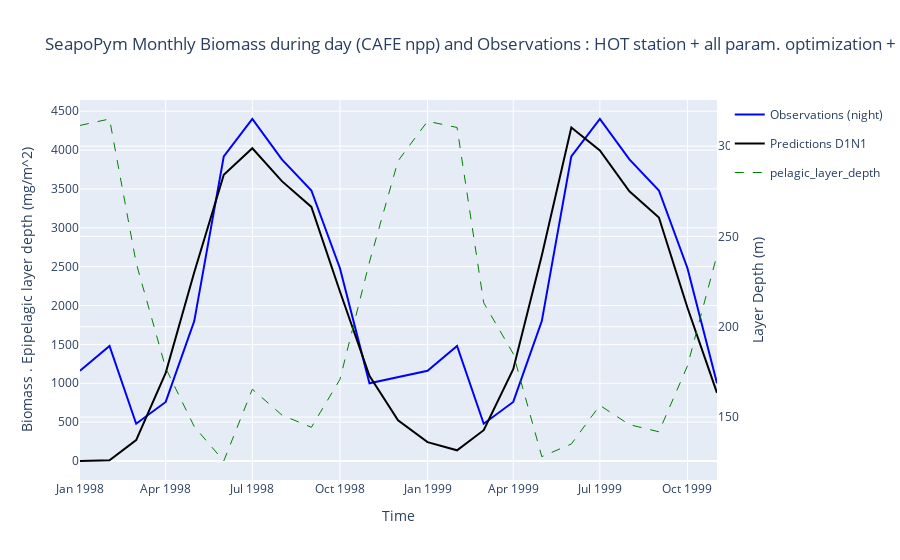

The notebook cell this image was saved under:
### Code cell
fig = go.Figure(
    layout={
        "title": "SeapoPym Monthly Biomass during day (CAFE npp) and Observations : HOT station + all param. optimization + 2 groups",
        "xaxis": {"title": "Time"},
        "yaxis": {"title": "Biomass . Epipelagic layer depth (mg/m^2)"},
    }
)


# fig.add_trace(
#     go.Scatter(
#         x=monthly_obs_day.index,
#         y=monthly_obs_day,
#         fill=None,
#         mode="lines",
#         line={"color": "red", "width": 1},
#         name="Observations (day)",
#     )
# )

fig.add_trace(
    go.Scatter(
        x=monthly_obs_night.index,
        y=monthly_obs_night,
        # fill="tonexty",
        mode="lines",
        line={"color": "blue", "width": 2},
        name="Observations (night)",
    )
)
fig.add_trace(
    go.Scatter(
        x=monthly_pred_d1n1.index,
        y=monthly_pred_d1n1,
        fill=None,
        mode="lines",
        line={"color": "black"},
        name="Predictions D1N1",
    )
)
# fig.add_trace(
#     go.Scatter(
#         x=(monthly_pred_d1n1 + monthly_pred_d2n1).index,
#         y=(monthly_pred_d1n1 + monthly_pred_d2n1),
#         fill=None,
#         mode="lines",
#         line={"color": "black", "dash": "dash"},
#         name="Predictions D2N1",
#     )
# )
fig.add_trace(px.line(monthly_layer).data[0])
fig.update_traces(
    yaxis="y2",
    selector={"name": "pelagic_layer_depth"},
    line={"color": "green", "width": 1, "dash": "dash"},
)
fig.update_layout(yaxis2={"title": "Layer Depth (m)", "overlaying": "y", "side": "right"})

fig.show()

### Figure 1 — Plotly figure (JSON) as saved in the notebook; plotly's stock layout.template omitted (floating-point values rounded to 4 significant figures)
{"data": [{"line": {"color": "blue", "width": 2}, "mode": "lines", "name": "Observations (night)", "type": "scatter", "x": ["1998-01-01T00:00:00", "1998-02-01T00:00:00", "1998-03-01T00:00:00", "1998-04-01T00:00:00", "1998-05-01T00:00:00", "1998-06-01T00:00:00", "1998-07-01T00:00:00", "1998-08-01T00:00:00", "1998-09-01T00:00:00", "1998-10-01T00:00:00", "1998-11-01T00:00:00", "1998-12-01T00:00:00", "1999-01-01T00:00:00", "1999-02-01T00:00:00", "1999-03-01T00:00:00", "1999-04-01T00:00:00", "1999-05-01T00:00:00", "1999-06-01T00:00:00", "1999-07-01T00:00:00", "1999-08-01T00:00:00", "1999-09-01T00:00:00", "1999-10-01T00:00:00", "1999-11-01T00:00:00"], "y": [1160, 1480.0, 480, 760, 1800, 3920.0, 4400, 3880, 3480, 2480.0, 1000, 1080, 1160, 1480.0, 480, 760, 1800, 3920.0, 4400, 3880, 3480, 2480.0, 1000]}, {"line": {"color": "black"}, "mode": "lines", "name": "Predictions D1N1", "type": "scatter", "x": ["1998-01-01T00:00:00", "1998-02-01T00:00:00", "1998-03-01T00:00:00", "1998-04-01T00:00:00", "1998-05-01T00:00:00", "1998-06-01T00:00:00", "1998-07-01T00:00:00", "1998-08-01T00:00:00", "1998-09-01T00:00:00", "1998-10-01T00:00:00", "1998-11-01T00:00:00", "1998-12-01T00:00:00", "1999-01-01T00:00:00", "1999-02-01T00:00:00", "1999-03-01T00:00:00", "1999-04-01T00:00:00", "1999-05-01T00:00:00", "1999-06-01T00:00:00", "1999-07-01T00:00:00", "1999-08-01T00:00:00", "1999-09-01T00:00:00", "1999-10-01T00:00:00", "1999-11-01T00:00:00"], "y": [0.064, 8.984, 268.9, 1134.0, 2430.0, 3683.0, 4023.0, 3600.0, 3269.0, 2181.0, 1095.0, 523.5, 242.9, 138.0, 396.5, 1180.0, 2645.0, 4291.0, 3996.0, 3470.0, 3132.0, 1971.0, 877.1]}, {"hovertemplate": "variable=pelagic_layer_depth<br>time=%{x}<br>value=%{y}<extra></extra>", "legendgroup": "pelagic_layer_depth", "line": {"color": "green", "dash": "dash", "width": 1}, "marker": {"symbol": "circle"}, "mode": "lines", "name": "pelagic_layer_depth", "orientation": "v", "showlegend": true, "type": "scatter", "x": ["1998-01-01T00:00:00", "1998-02-01T00:00:00", "1998-03-01T00:00:00", "1998-04-01T00:00:00", "1998-05-01T00:00:00", "1998-06-01T00:00:00", "1998-07-01T00:00:00", "1998-08-01T00:00:00", "1998-09-01T00:00:00", "1998-10-01T00:00:00", "1998-11-01T00:00:00", "1998-12-01T00:00:00", "1999-01-01T00:00:00", "1999-02-01T00:00:00", "1999-03-01T00:00:00", "1999-04-01T00:00:00", "1999-05-01T00:00:00", "1999-06-01T00:00:00", "1999-07-01T00:00:00", "1999-08-01T00:00:00", "1999-09-01T00:00:00", "1999-10-01T00:00:00", "1999-11-01T00:00:00"], "xaxis": "x", "y": [311.5, 315.0, 235.3, 177.1, 144.6, 125.6, 165.4, 151.1, 144.3, 170.8, 235.8, 291.8, 313.8, 310.3, 213.2, 185.0, 128.0, 135.0, 156.4, 145.7, 141.8, 178.3, 239.8], "yaxis": "y2"}], "layout": {"title": {"text": "SeapoPym Monthly Biomass during day (CAFE npp) and Observations : HOT station + all param. optimization + 2 groups"}, "xaxis": {"title": {"text": "Time"}}, "yaxis": {"title": {"text": "Biomass . Epipelagic layer depth (mg/m^2)"}}, "yaxis2": {"overlaying": "y", "side": "right", "title": {"text": "Layer Depth (m)"}}}}
